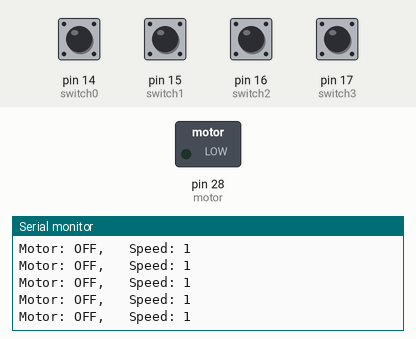
Bench run of a sketch on a simulated Arduino Mega 2560, built with avr-gcc and run on an emulated ATmega2560. Parts: switched loads named in the sketch (green lamp = pin HIGH), the last lines printed to the serial monitor. Inputs (shaded band) come from the test bench; at power-on: pin 14 (switch0), pin 15 (switch1), pin 16 (switch2), pin 17 (switch3) LOW.

Above: at 1.2 s.
1.3 s: pin 14 (switch0) pulled HIGH for 0.15 s
At 2.4 s:
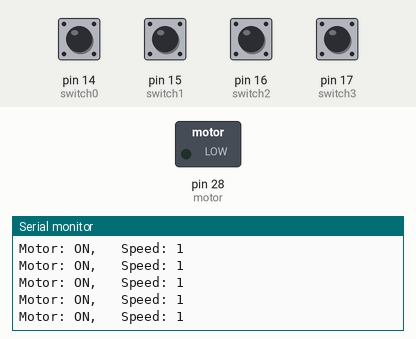
3.2 s: pin 15 (switch1) pulled HIGH for 0.15 s
At 3.8 s:
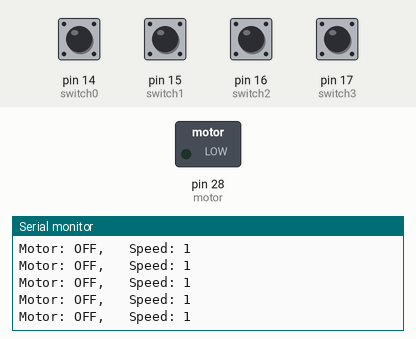
6.3 s: pin 16 (switch2) pulled HIGH for 1 s
At 7.4 s:
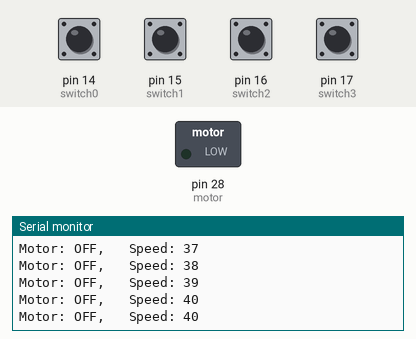
10.3 s: pin 14 (switch0) pulled HIGH for 1 s
At 11.1 s:
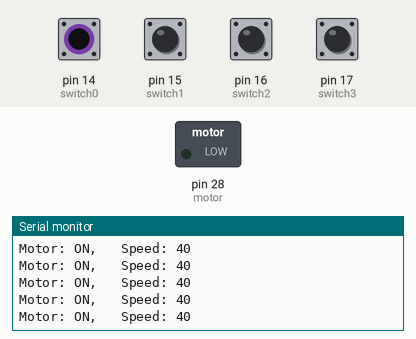
14.3 s: pin 15 (switch1) pulled HIGH for 1 s
At 15.3 s:
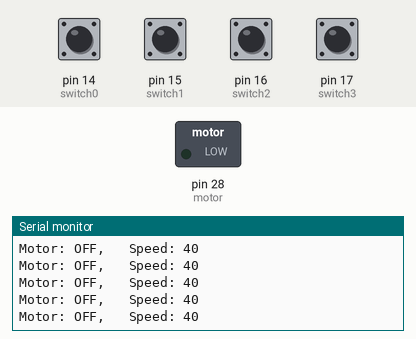
18.3 s: pin 14 (switch0) driven HIGH and pin 15 (switch1) driven HIGH
At 19.2 s:
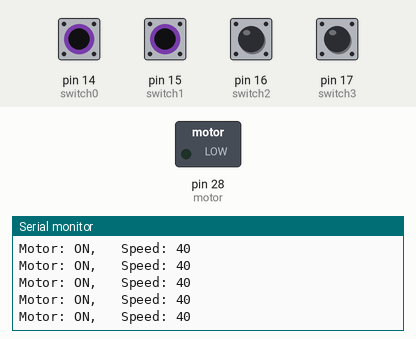
Timing chart, 0 to 21.3 s (numbered marks = the images above; inputs shaded):
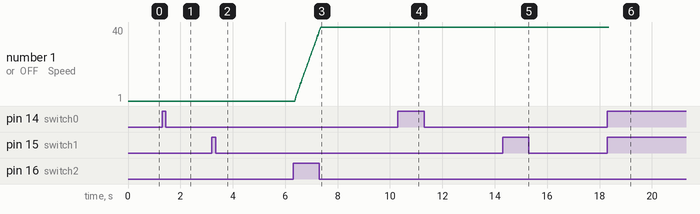

The sketch:

PWM.ino
```cpp
const unsigned int switch0 = 14;
const unsigned int switch1 = 15;
const unsigned int switch2 = 16;
const unsigned int switch3 = 17;
const unsigned int motor = 28;

bool motorState = false;
unsigned int speed = 1;

#define DEBUG 1

#if DEBUG
#define print(x) Serial.print(x);
#define println(x) Serial.println(x);
#else
#define print(x)
#define println(x)
#endif

void setup() {
  Serial.begin(9600);
  pinMode(switch0, INPUT);
  pinMode(switch1, INPUT);
  pinMode(switch2, INPUT);
  pinMode(switch3, INPUT);
}

void loop() {
  // Check if motor needs is to be turned on
  if(digitalRead(switch0))
    motorState = true;
  // Check if motor needs is to be turned off
  else if(digitalRead(switch1))
    motorState = false;
  // Check if motor speed is to be increased
  else if(digitalRead(switch2)) {
    // Check that speed hasnt been maxed
    if(speed < 5000)
      speed++;
  }
  // Check if motor speed is to be decreased
  else if(digitalRead(switch3)) {
    // Check that speed hasnt been limited
    if(speed > 0)
      speed--;
  }

  // Debug print statements
  print("Motor: ");
  print(motorState ? "ON" : "OFF");
  print(",   Speed: ");
  println(speed);

  // PWM mapping
  unsigned int PWM = map(speed, 0, 5000, 0, 255);
  analogWrite(motor, motorState ? speed : 0);
}
```

Measured:
- after the input at 1.3 s, the serial monitor: prints a new line after 0.07 s (image 1)
- after the input at 6.3 s, the serial monitor: prints a new line after 0.08 s (image 3)
- after the input at 10.3 s, the serial monitor: prints a new line after 0.08 s (image 4)
- after the input at 14.3 s, the serial monitor: prints a new line after 0.07 s (image 5)
- after the input at 18.3 s, the serial monitor: prints a new line after 0.07 s (image 6)
- plotted number 1: 1 → 40 after the input at 6.3 s
